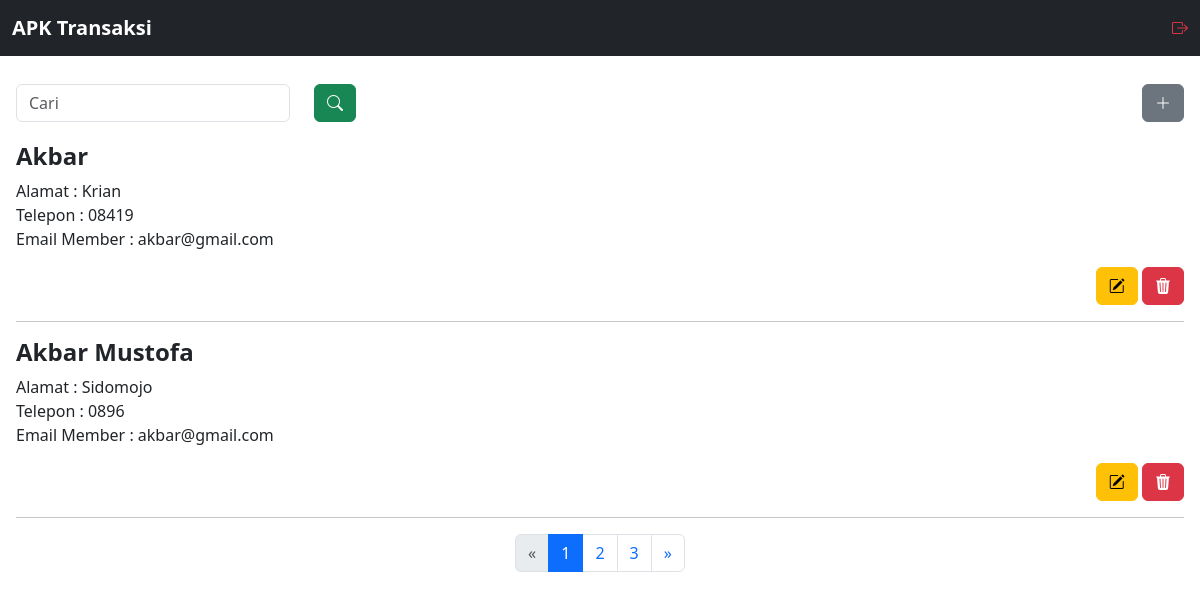
The app's page /pelanggan.php (signed in) with its own data.
### tables this page shows
CREATE TABLE `member` (
  `id_member` int NOT NULL,
  `nama_member` varchar(99) NOT NULL,
  `alamat_member` varchar(99) DEFAULT NULL,
  `telepon_member` varchar(25) DEFAULT NULL,
  `email_member` varchar(99) DEFAULT NULL
);

### pelanggan.php (the view, shortened to what this page needs)
<?php
require 'backend/function.php';
$recordsPerPage = 2;
$currentPage = 1;
$myInput = '';
$offset = ($currentPage - 1) * $recordsPerPage;
$stmt = mysqli_prepare($conn, "SELECT * FROM member WHERE nama_member LIKE ? ORDER BY id_member DESC LIMIT ?, ?");
$searchParam = "%" . $myInput . "%";
mysqli_stmt_bind_param($stmt, "sii", $searchParam, $offset, $recordsPerPage);
mysqli_stmt_execute($stmt);
$get = mysqli_stmt_get_result($stmt);
$totalRecords = mysqli_num_rows(mysqli_query($conn, "SELECT id_member FROM member WHERE nama_member LIKE '%$myInput%'"));
$totalPages = ceil($totalRecords / $recordsPerPage);
?>
<!DOCTYPE html>
<html lang="en">
  <head>
    <link href="https://cdn.jsdelivr.net/npm/bootstrap@5.3.2/dist/css/bootstrap.min.css" rel="stylesheet" />
    <link rel="stylesheet" href="https://cdn.jsdelivr.net/npm/bootstrap-icons@1.11.1/font/bootstrap-icons.css" />
    <link rel="stylesheet" href="assets/style.css">
  </head>
  <body>
  <?php
    include 'nav.php';
    ?>
    <div class="container-fluid content">
      <div class="row">
        <div class="col-md-3">
        <form action="" method="get">
           <input type="search" class="form-control my-1" name="myInput" value="<?= $myInput ?>" autocomplete="off" placeholder="Cari">
        </div>
        <div class="col-md-9">
          <button type="submit" class="btn btn-success my-1">
            <i class="bi bi-search"></i>
          </button>
          <button type="button" class="btn btn-secondary my-1 float-end" data-bs-toggle="modal" data-bs-target="#PelangganAddModal">
            <i class="bi bi-plus-lg"></i>
                  </button>
        </div>
        </div>
        <div class="row mt-3">
        <div class="col-12">
        <?php
while($pl=mysqli_fetch_assoc($get)){
    $nama_member = $pl['nama_member'];
    $alamat_member = $pl['alamat_member'];
    $telepon_member = $pl['telepon_member'];
    $email_member = $pl['email_member'];
        ?>
        <div class="cari">
          <h4 class="fw-bold"><?=$nama_member;?></h4>
          <p>
          Alamat : <?=$alamat_member;?><br />
          Telepon : <?=$telepon_member;?><br />
          Email Member : <?=$email_member;?><br />
          <div class="mt-1 text-end">
          <button type="button" value="<?= $pl['id_member'];?>" class="EditPelangganBtn btn btn-warning"><i class="bi bi-pencil-square"></i></button>
          <button type="button" value="<?= $pl['id_member'];?>" class="DeletePelangganBtn btn btn-danger"><i class="bi bi-trash3-fill"></i></button>
          </div>
          </p>
          <hr />
          </div>
          <?php }; ?>
                <nav aria-label="Page navigation">
                    <ul class="pagination justify-content-center">
                        <li class="page-item<?= ($currentPage == 1) ? ' disabled' : '' ?>">
                            <a class="page-link" href="?page=<?= $currentPage - 1 ?>&myInput=<?= $myInput ?>" aria-label="Previous">
                                <span aria-hidden="true">&laquo;</span>
                            </a>
                        </li>
                        <?php
                        $startPage = max(1, $currentPage - 2);
                        $endPage = min($totalPages, $currentPage + 2);
                        for ($i = $startPage; $i <= $endPage; $i++) {
                            echo "<li class='page-item" . ($currentPage == $i ? " active" : "") . "'><a class='page-link' href='?page=$i&myInput=$myInput'>$i</a></li>";
                        }
                        ?>
                        <li class="page-item<?= ($currentPage == $totalPages) ? ' disabled' : '' ?>">
                            <a class="page-link" href="?page=<?= $currentPage + 1 ?>&myInput=<?= $myInput ?>" aria-label="Next">
                                <span aria-hidden="true">&raquo;</span>
                            </a>
                        </li>
                    </ul>
                </nav>
        </div>
      </div>
    </div>
  </body>
</html>

### nav.php
<nav class="navbar navbar-expand-lg navbar-dark bg-dark fixed-top">
  <div class="container-fluid">
    <a class="navbar-brand fw-bold" href="index.php">APK Transaksi</a>
    <a href="logout.php" class="float-end text-danger"><i class="bi bi-box-arrow-right" onclick="return confirm('Anda Akan Logout Dari Aplikasi Transaksi')"></i></a>
  </div>
</nav>

### assets/style.css (style rules this page uses)
.content { margin-top: 4rem; padding: 1rem; }

### records on screen
member: nama_member "Akbar", alamat_member "Krian", telepon_member "08419", email_member "akbar@gmail.com", $pl['id_member'] 5 (drawn)
member: nama_member "Akbar Mustofa", alamat_member "Sidomojo", telepon_member "0896", email_member "akbar@gmail.com", $pl['id_member'] 4 (drawn)
